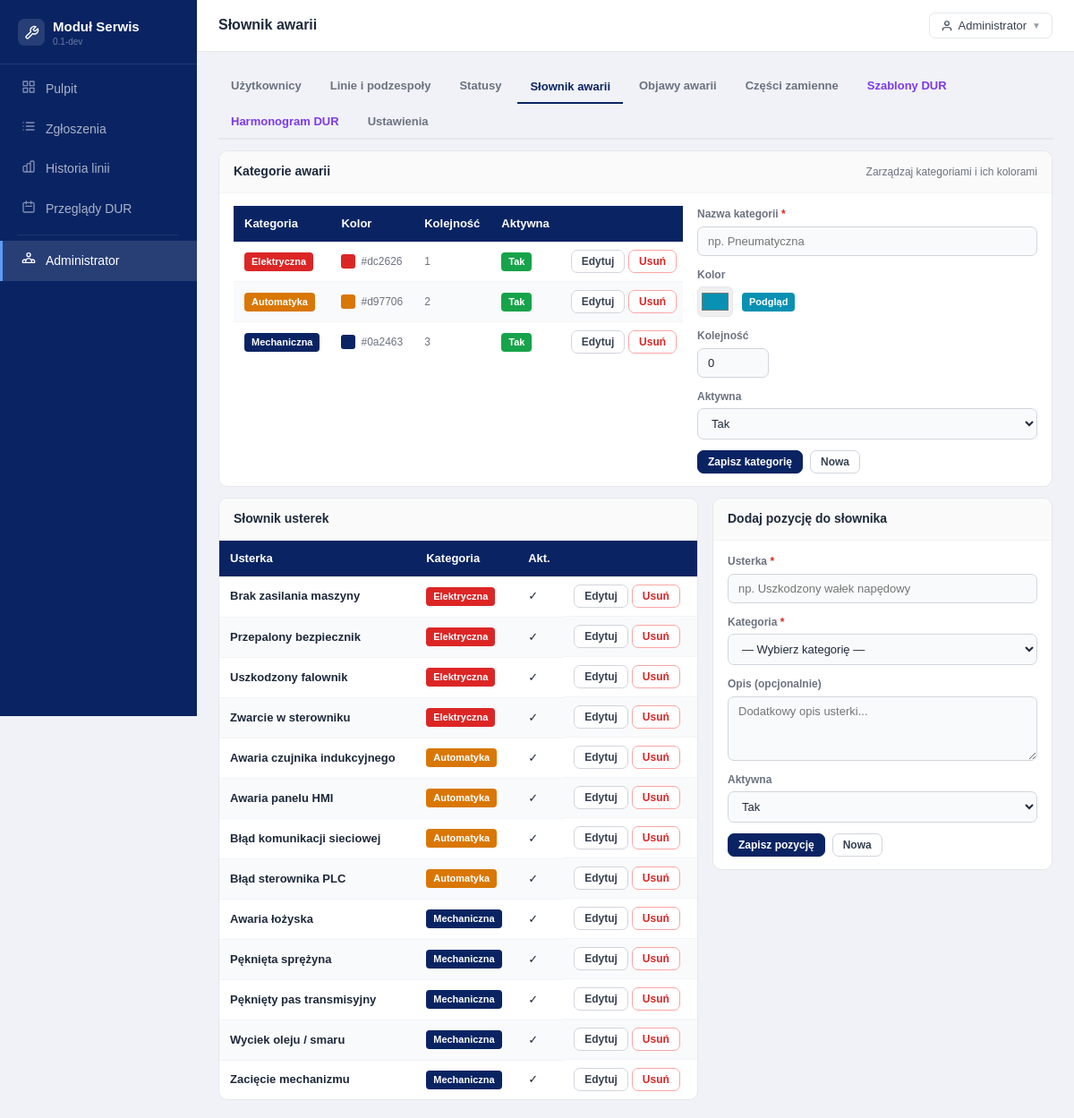
The page /index.php?route=admin_dictionary (signed in) on the database its author committed.
### tables this page shows
CREATE TABLE IF NOT EXISTS `failure_categories` (
    `id` INT UNSIGNED NOT NULL AUTO_INCREMENT,
    `name` VARCHAR(100) NOT NULL,
    `label` VARCHAR(150) NOT NULL,
    `color` VARCHAR(7) NOT NULL DEFAULT '#6c757d',
    `sort_order` INT UNSIGNED NOT NULL DEFAULT 0,
    `is_active` TINYINT(1) NOT NULL DEFAULT 1,
    `created_at` DATETIME NOT NULL DEFAULT CURRENT_TIMESTAMP,
    `updated_at` DATETIME NOT NULL DEFAULT CURRENT_TIMESTAMP ON UPDATE CURRENT_TIMESTAMP,
    PRIMARY KEY (`id`),
    UNIQUE KEY `uq_cat_name` (`name`),
    KEY `idx_cat_order` (`sort_order`),
    KEY `idx_cat_active` (`is_active`)
);

CREATE TABLE IF NOT EXISTS `failure_dictionary` (
    `id` INT UNSIGNED NOT NULL AUTO_INCREMENT,
    `category_id` INT UNSIGNED NOT NULL,
    `title` VARCHAR(255) NOT NULL,
    `description` TEXT NULL,
    `is_active` TINYINT(1) NOT NULL DEFAULT 1,
    `created_at` DATETIME NOT NULL DEFAULT CURRENT_TIMESTAMP,
    `updated_at` DATETIME NOT NULL DEFAULT CURRENT_TIMESTAMP ON UPDATE CURRENT_TIMESTAMP,
    PRIMARY KEY (`id`),
    KEY `idx_dict_category` (`category_id`),
    KEY `idx_dict_active` (`is_active`),
    CONSTRAINT `fk_dict_category` FOREIGN KEY (`category_id`) REFERENCES `failure_categories` (`id`)
);

### app/Controllers/AdminController.php (called while the page is built, shortened)
<?php
class AdminController
{
    public function dictionary(): void
    {
        $categories = (new CategoryModel())->getAll();
        $dictionary = (new DictionaryModel())->getAll();
        require BASE_PATH . '/templates/admin/dictionary.php';
    }
}

### app/Core/Autoloader.php (called while the page is built, shortened)
<?php
class Autoloader
{
    private array $prefixes = [];
    public function addPrefix(string $prefix, string $baseDir, bool $prepend = false): void
    {
        $prefix = trim($prefix, '\\') . '\\';
        $baseDir = rtrim($baseDir, DIRECTORY_SEPARATOR) . DIRECTORY_SEPARATOR;
        if (!isset($this->prefixes[$prefix])) {
            $this->prefixes[$prefix] = [];
        }
        if ($prepend) {
            array_unshift($this->prefixes[$prefix], $baseDir);
        } else {
            $this->prefixes[$prefix][] = $baseDir;
        }
    }
    public function loadClass(string $class): string|false
    {
        foreach ($this->prefixes as $prefix => $baseDirs) {
            $relativeClass = substr($class, strlen($prefix));
            foreach ($baseDirs as $baseDir) {
                $file = $this->resolveFile($baseDir, $relativeClass);
                if ($file !== false) {
                    return $file;
                }
            }
        }
        return false;
    }
    private function resolveFile(string $baseDir, string $relativeClass): string|false
    {
        $file = $baseDir
            . str_replace('\\', DIRECTORY_SEPARATOR, $relativeClass)
            . '.php';
        if (is_file($file)) {
            return $file;
        }
        return false;
    }
}

### app/Helpers/Database.php (called while the page is built, shortened)
<?php
class Database
{
    private static ?\PDO $instance = null;
    public static function get(): \PDO
    {
        if (self::$instance === null) {
            $dsn = sprintf(
                'mysql:host=%s;dbname=%s;charset=%s',
                DB_HOST, DB_NAME, DB_CHARSET
            );
            self::$instance = new \PDO($dsn, DB_USER, DB_PASS, [
                \PDO::ATTR_ERRMODE            => \PDO::ERRMODE_EXCEPTION,
                \PDO::ATTR_DEFAULT_FETCH_MODE => \PDO::FETCH_ASSOC,
                \PDO::ATTR_EMULATE_PREPARES   => false,
            ]);
        }
        return self::$instance;
    }
}

### app/Models/CategoryModel.php (called while the page is built, shortened)
<?php
class CategoryModel extends BaseModel
{
    public function getAll(bool $activeOnly = false): array
    {
        $where = $activeOnly ? 'WHERE is_active = 1' : '';
        return $this->fetchAll("SELECT * FROM failure_categories $where ORDER BY sort_order, id");
    }
}

### app/Models/BaseModel.php (called while the page is built, shortened)
<?php
abstract class BaseModel
{
    protected \PDO $db;
    public function __construct()
    {
        $this->db = Database::get();
    }
    protected function fetchAll(string $sql, array $params = []): array
    {
        $st = $this->db->prepare($sql);
        $st->execute($params);
        return $st->fetchAll();
    }
}

### app/Models/DictionaryModel.php (called while the page is built, shortened)
<?php
class DictionaryModel extends BaseModel
{
    public function getAll(): array
    {
        return $this->fetchAll(
            "SELECT fd.*, fc.label AS cat_label, fc.color AS cat_color
             FROM failure_dictionary fd
             JOIN failure_categories fc ON fc.id = fd.category_id
             ORDER BY fc.sort_order, fd.title"
        );
    }
}

### templates/admin/dictionary.php (the view, shortened to what this page needs)
<?php
require BASE_PATH . '/templates/shared/header.php';
?>
<div class="atabs mb2">
  <a href="<?= BASE_URL ?>/index.php?route=admin_users" class="atab">Użytkownicy</a>
  <a href="<?= BASE_URL ?>/index.php?route=admin_lines" class="atab">Linie i podzespoły</a>
  <a href="<?= BASE_URL ?>/index.php?route=admin_statuses" class="atab">Statusy</a>
  <button class="atab active" data-tab="dict">Słownik awarii</button>
  <a href="<?= BASE_URL ?>/index.php?route=admin_symptoms" class="atab">Objawy awarii</a>
  <a href="<?= BASE_URL ?>/index.php?route=admin_spare_parts" class="atab">Części zamienne</a>
  <a href="<?= BASE_URL ?>/index.php?route=admin_dur_tmpl" class="atab v">Szablony DUR</a>
  <a href="<?= BASE_URL ?>/index.php?route=admin_dur_sched" class="atab v">Harmonogram DUR</a>
  <a href="<?= BASE_URL ?>/index.php?route=admin_settings" class="atab">Ustawienia</a>
</div>
<div class="card mb2">
  <div class="card-head">
    <span class="card-title">Kategorie awarii</span>
    <span class="muted fs-sm">Zarządzaj kategoriami i ich kolorami</span>
  </div>
  <div style="display:grid;grid-template-columns:1fr 380px;gap:16px;padding:14px 16px;align-items:start;">
    <div class="twrap">
      <table>
        <thead>
          <tr>
            <th>Kategoria</th>
            <th>Kolor</th>
            <th>Kolejność</th>
            <th>Aktywna</th>
            <th></th>
          </tr>
        </thead>
        <tbody>
          <?php foreach ($categories as $cat): ?>
            <tr>
              <td><?= Helpers::catBadge($cat['label'], $cat['color']) ?></td>
              <td>
                <div style="display:flex;align-items:center;gap:6px;">
                  <span style="display:inline-block;width:16px;height:16px;border-radius:3px;background:<?= Helpers::e($cat['color']) ?>;"></span>
                  <span class="muted fs-sm"><?= Helpers::e($cat['color']) ?></span>
                </div>
              </td>
              <td class="muted fs-sm"><?= $cat['sort_order'] ?></td>
              <td><?= Helpers::statusBadge($cat['is_active'] ? 'Tak' : 'Nie', $cat['is_active'] ? '#16a34a' : '#6b7280') ?></td>
              <td>
                <button class="btn btn-sm" onclick="editCat(
              <?= $cat['id'] ?>,
              '<?= Helpers::e(addslashes($cat['label'])) ?>',
              '<?= Helpers::e($cat['color']) ?>',
              <?= $cat['sort_order'] ?>,
              <?= $cat['is_active'] ?>
            )">Edytuj</button>
                <form method="POST" action="<?= BASE_URL ?>/index.php?route=admin_cat_save"
                  style="display:inline;"
                  onsubmit="return confirm('Usunąć kategorię? Upewnij się że nie ma przypisanych usterek.');">
                  <button type="submit" class="btn btn-sm" style="border-color:#fca5a5;color:#dc2626;">Usuń</button>
                </form>
              </td>
            </tr>
          <?php endforeach; ?>
        </tbody>
      </table>
    </div>
    <div>
      <form method="POST" action="<?= BASE_URL ?>/index.php?route=admin_cat_save">
        <div class="fg">
          <label class="flbl">Nazwa kategorii <span class="req">*</span></label>
          <input class="fc" name="label" id="catLabel" placeholder="np. Pneumatyczna">
        </div>
        <div class="fg">
          <label class="flbl">Kolor</label>
          <div style="display:flex;align-items:center;gap:10px;">
            <input type="color" name="color" id="katKolor" value="#0891b2"
              style="width:40px;height:34px;padding:2px;border:1px solid #e5e7eb;border-radius:6px;cursor:pointer;">
            <span id="katKolorPrev" class="badge" style="background:#0891b2;color:#fff;">Podgląd</span>
          </div>
        </div>
        <div class="fg">
          <label class="flbl">Kolejność</label>
          <input class="fc" type="number" name="sort_order" id="catOrder" value="0" style="width:80px;">
        </div>
        <div class="fg">
          <label class="flbl">Aktywna</label>
          <select class="fc" name="is_active" id="catActive">
            <option value="1">Tak</option>
          </select>
        </div>
        <div style="display:flex;gap:8px;">
          <button type="submit" class="btn btn-p btn-sm">Zapisz kategorię</button>
          <button type="button" class="btn btn-sm" onclick="resetCatForm()">Nowa</button>
        </div>
      </form>
    </div>
  </div>
</div>
<div style="display:grid;grid-template-columns:1fr 380px;gap:16px;align-items:start;">
  <div class="card">
    <div class="card-head"><span class="card-title">Słownik usterek</span></div>
    <div class="twrap">
      <table>
        <thead>
          <tr>
            <th>Usterka</th>
            <th>Kategoria</th>
            <th>Akt.</th>
            <th></th>
          </tr>
        </thead>
        <tbody>
          <?php foreach ($dictionary as $d): ?>
            <tr>
              <td class="fw6"><?= Helpers::e($d['title']) ?></td>
              <td><?= Helpers::catBadge($d['cat_label'], $d['cat_color']) ?></td>
              <td><?= $d['is_active'] ? '✓' : '✗' ?></td>
              <td style="display:flex;gap:4px;align-items:center;">
                <button class="btn btn-sm edit-dict-btn"
                  data-id="<?= $d['id'] ?>"
                  data-title="<?= Helpers::e($d['title']) ?>"
                  data-cat="<?= $d['category_id'] ?>"
                  data-desc="<?= Helpers::e($d['description'] ?? '') ?>"
                  data-active="<?= $d['is_active'] ?>">Edytuj</button>
                <form method="POST" action="<?= BASE_URL ?>/index.php?route=admin_dict_delete"
                  style="display:inline;"
                  onsubmit="return confirm('Usunąć tę usterkę ze słownika?');">
                  <button type="submit" class="btn btn-sm" style="border-color:#fca5a5;color:#dc2626;">Usuń</button>
                </form>
              </td>
            </tr>
          <?php endforeach; ?>
        </tbody>
      </table>
    </div>
  </div>
  <div class="card">
    <div class="card-head"><span class="card-title" id="dictFormTitle">Dodaj pozycję do słownika</span></div>
    <div class="card-body">
      <form method="POST" action="<?= BASE_URL ?>/index.php?route=admin_dict_save">
        <div class="fg">
          <label class="flbl">Usterka <span class="req">*</span></label>
          <input class="fc" name="title" id="dictTitle" placeholder="np. Uszkodzony wałek napędowy">
        </div>
        <div class="fg">
          <label class="flbl">Kategoria <span class="req">*</span></label>
          <select class="fc" name="category_id" id="dictCat" required>
            <option value="">— Wybierz kategorię —</option>
          </select>
        </div>
        <div class="fg">
          <label class="flbl">Opis (opcjonalnie)</label>
          <textarea class="fc" name="description" id="dictDesc" rows="2" placeholder="Dodatkowy opis usterki..."></textarea>
        </div>
        <div class="fg">
          <label class="flbl">Aktywna</label>
          <select class="fc" name="dict_active" id="dictActive">
            <option value="1">Tak</option>
          </select>
        </div>
        <div style="display:flex;gap:8px;">
          <button type="submit" class="btn btn-p btn-sm">Zapisz pozycję</button>
          <button type="button" class="btn btn-sm" onclick="resetDictForm()">Nowa</button>
        </div>
      </form>
    </div>
  </div>
</div>
<?php require BASE_PATH . '/templates/shared/footer.php'; ?>

### app/Helpers/Helpers.php (shortened to what this page needs)
<?php
class Helpers
{
    public static function e(mixed $v): string
    {
        return htmlspecialchars((string)($v ?? ''), ENT_QUOTES | ENT_HTML5, 'UTF-8');
    }
    public static function statusBadge(string $label, string $color): string
    {
        return '<span class="badge" style="background:' . self::e($color) . ';color:#fff;">'
            . self::e($label) . '</span>';
    }
    public static function catBadge(string $label, string $color): string
    {
        return '<span class="badge" style="background:' . self::e($color) . ';color:#fff;">'
            . self::e($label) . '</span>';
    }
}

### templates/shared/header.php (style rules this page uses)
*, *::before, *::after { box-sizing: border-box; margin: 0; padding: 0; }
html, body { height: 100%; }
body { font-family: Arial, Helvetica, sans-serif; font-size: 14px; background: #f0f2f7; color: #1e293b; line-height: 1.55; }
a { color: #0a2463; text-decoration: none; }
.card { background: #fff; border: 1px solid #e5e7eb; border-radius: 10px; overflow: hidden; }
.card-head { padding: 12px 16px; border-bottom: 1px solid #f3f4f6; display: flex; align-items: center; justify-content: space-between; background: #fafafa; }
.card-title { font-size: 14px; font-weight: 700; color: #1e293b; }
.card-body { padding: 14px 16px; }
.btn { display: inline-flex; align-items: center; gap: 5px; padding: 7px 15px; border-radius: 7px; font-size: 13px; font-weight: 600; cursor: pointer; border: 1px solid #d1d5db; background: #fff; color: #374151; transition: background .12s; font-family: Arial, Helvetica, sans-serif; white-space: nowrap; text-decoration: none; }
.btn-p { background: #0a2463; color: #fff; border-color: #0a2463; }
.btn-sm { padding: 5px 11px; font-size: 12px; }
.fg { margin-bottom: 12px; }
.flbl { display: block; font-size: 12px; font-weight: 600; color: #6b7280; margin-bottom: 4px; }
.req { color: #dc2626; }
.fc { display: block; width: 100%; padding: 8px 11px; border: 1px solid #d1d5db; border-radius: 7px; font-size: 13px; color: #1e293b; background: #f9fafb; font-family: Arial, Helvetica, sans-serif; transition: border-color .12s; outline: none; }
textarea.fc { resize: vertical; min-height: 72px; }
.twrap { overflow-x: auto; }
table { width: 100%; border-collapse: collapse; font-size: 13px; }
thead th { background: #0a2463; color: #fff; font-weight: 600; padding: 10px 12px; text-align: left; white-space: nowrap; border: none; }
td { padding: 9px 12px; border-bottom: 1px solid #f3f4f6; color: #1e293b; white-space: nowrap; vertical-align: middle; }
tbody tr:nth-child(even) td { background: #f9fafb; }
tbody tr:last-child td { border-bottom: none; }
.badge { display: inline-block; padding: 2px 8px; border-radius: 4px; font-size: 11px; font-weight: 600; white-space: nowrap; }
.atabs { display: flex; gap: 4px; flex-wrap: wrap; margin-bottom: 16px; border-bottom: 2px solid #e5e7eb; }
.atab { padding: 8px 14px; font-size: 13px; font-weight: 600; border: none; border-bottom: 2px solid transparent; background: none; color: #6b7280; cursor: pointer; font-family: Arial, Helvetica, sans-serif; margin-bottom: -2px; text-decoration: none; display: inline-block; }
.atab.active { color: #0a2463; border-bottom-color: #0a2463; }
.atab.v { color: #7c3aed; }
.mb2 { margin-bottom: 12px; }
.muted { color: #6b7280; }
.fs-sm { font-size: 12px; }
.fw6 { font-weight: 600; }

### rows shown on the page
failure_categories: label "Elektryczna", color "#dc2626", sort_order "1"
failure_categories: label "Automatyka", color "#d97706", sort_order "2"
failure_categories: label "Mechaniczna", color "#0a2463", sort_order "3"
failure_dictionary: title "Brak zasilania maszyny", category.label "Elektryczna"
failure_dictionary: title "Przepalony bezpiecznik", category.label "Elektryczna"
failure_dictionary: title "Uszkodzony falownik", category.label "Elektryczna"
failure_dictionary: title "Zwarcie w sterowniku", category.label "Elektryczna"
failure_dictionary: title "Awaria czujnika indukcyjnego", category.label "Automatyka"
failure_dictionary: title "Awaria panelu HMI", category.label "Automatyka"
failure_dictionary: title "Błąd komunikacji sieciowej", category.label "Automatyka"
failure_dictionary: title "Błąd sterownika PLC", category.label "Automatyka"
failure_dictionary: title "Awaria łożyska", category.label "Mechaniczna"
failure_dictionary: title "Pęknięta sprężyna", category.label "Mechaniczna"
failure_dictionary: title "Pęknięty pas transmisyjny", category.label "Mechaniczna"
failure_dictionary: title "Wyciek oleju / smaru", category.label "Mechaniczna"
failure_dictionary: title "Zacięcie mechanizmu", category.label "Mechaniczna"

### other values the page prints
$appName "Moduł Serwis"
$appVersion "0.1-dev"
Helpers::e($item['label']) "Pulpit"
Helpers::e($item['label']) "Zgłoszenia"
Helpers::e($item['label']) "Historia linii"
Helpers::e($item['label']) "Przeglądy DUR"
Helpers::e($item['label']) "Administrator"
Helpers::e($pageTitle ?? 'Moduł Serwis') "Słownik awarii"
Helpers::e($user['name']) "Administrator"
